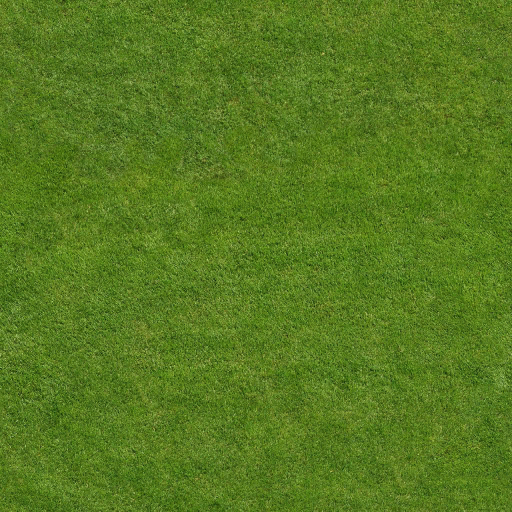
%> input picture 草地.jpg, 1024 x 1024 px (shown at 1/2 size); the run also reads 1 picture not shown here
$ octave --eval "chessWarRestart;"   (GNU Octave 9; MATLAB toolbox functions it lacks are replaced by stand-ins)
%> lines starting %> are read from the running program, lines starting %| are printed output that depends on the picture; in (x1, y1, x2, y2) boxes, pixels count from 0 and x2, y2 are one past the last pixel; in counts of white or black regions, pixels touching at a corner belong together; the program's own positions count from 1
function chessWarRestart
% cd E:\少行中\matlab游戏\战棋;
clear global
global rifle rider archer rifle2 rider2 archer2 bkg town1 town2 tech turn white black green...
    focus numGen numGen2 moveType moveType2 bloodRifle1 bloodRifle2 bloodRider1 bloodRider2 bloodArcher1 bloodArcher2 bloodInit...
    DrawblackTown1 DrawblackTown2 DrawredTown1 DrawredTown2 bloodTown1 bloodTown2 opptownPos1 opptownPos2 showFocusTown1 showFocusTown2...
    resource1 resource2

%% 背景图
bkg.CData=imread('草地.jpg');
%> bkg.CData is the input picture: size 1024x1024x3 uint8; mean R, G, B 87.2, 121.9, 32.1
bkg.CData=bkg.CData(1:1000,1:1000,:);
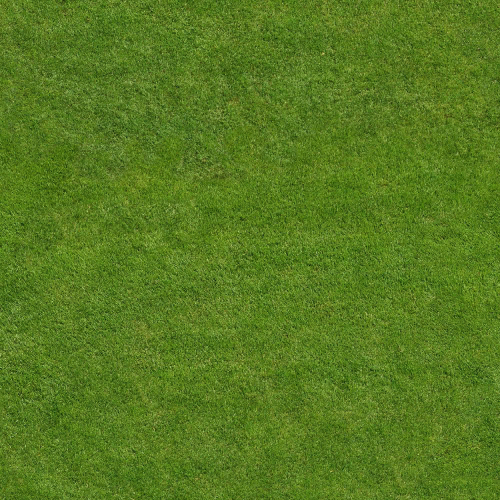
%> bkg.CData: size 1000x1000x3 uint8 (shown at 1/2 size); mean R, G, B 87.3, 122, 32.1
bkg.CData(:,:,1)=flipud(bkg.CData(:,:,1));
bkg.CData(:,:,2)=flipud(bkg.CData(:,:,2));
bkg.CData(:,:,3)=flipud(bkg.CData(:,:,3));
bkg.Size=size(bkg.CData);
%> bkg.Size = [1000 1000 3]

%% 元素
white.CData=imread('白色.jpg');
white.CData=imresize(white.CData,[100,100]);
%> white.CData: size 100x100x3 uint8
white.Size=size(white.CData);
%> white.Size = [100 100 3]
white.AlpData=0.3;
white.AlpData=repmat(white.AlpData,100,100);
%> white.AlpData: size 100x100 double; every value is 0.3

[focus.CData,~,focus.AlpData]=imread('瞄准敌人.png');
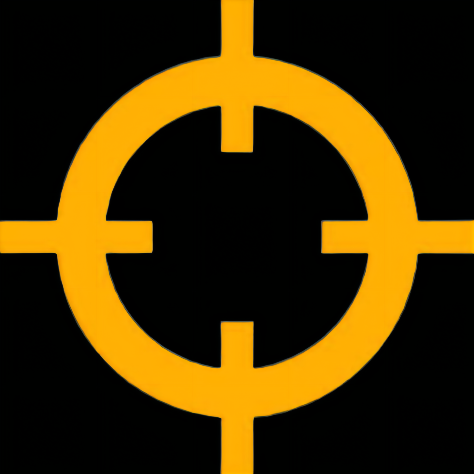
%> input picture 瞄准敌人.png, 474 x 474 px
%> focus.CData is the input picture: size 474x474x3 uint8; mean R, G, B 68.9, 48.3, 1.8
%> focus.AlpData: size 474x474 uint8; min 0, max 254, mean 69.1
% 对图像重新着色
x1=focus.CData(:,:,1); x1(x1~=0)=220; focus.CData(:,:,1)=x1;
%> after `x1(x1~=0)=220`:
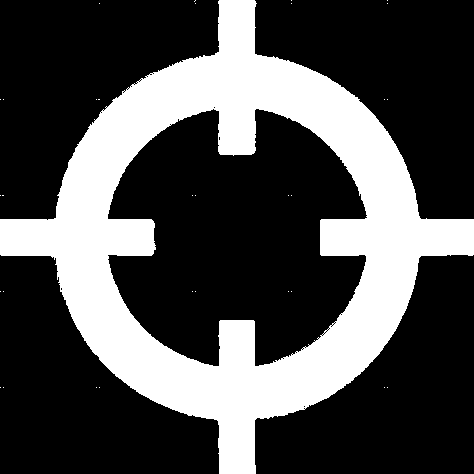
%> x1: size 474x474 uint8; values 0 (black) and 220 (white), 30.2% white; 32 white regions (31 under 20 px), largest, box (x1, y1, x2, y2) and area: (0, 0, 474, 474) 67822
x2=focus.CData(:,:,2); x2(x2~=0)=0; focus.CData(:,:,2)=x2;
%> after `x2=focus.CData(:,:,2)`:
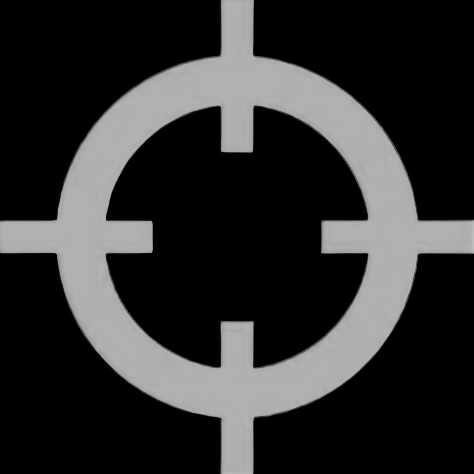
%> x2: size 474x474 uint8; min 0, max 191, mean 48.3
%> after `x2(x2~=0)=0`: x2: size 474x474 uint8; every value is 0
x3=focus.CData(:,:,3); x3(x3~=0)=0; focus.CData(:,:,3)=x3;
%> after `x3=focus.CData(:,:,3)`:
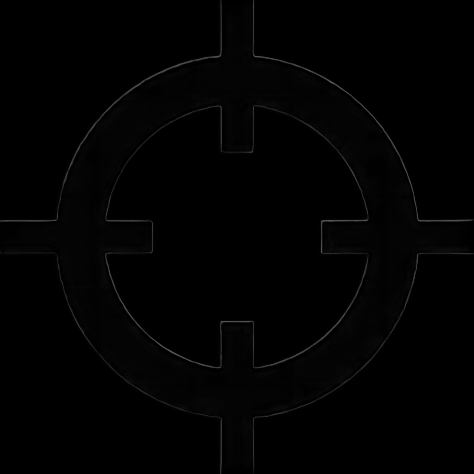
%> x3: size 474x474 uint8; min 0, max 94, mean 1.8
focus.AlpData=flipud(focus.AlpData);
for i=1:3
    focus.CData(:,:,i)=flipud(focus.CData(:,:,i));
end
focus.CData=imresize(focus.CData,[60,60]);
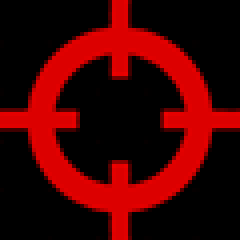
%> focus.CData: size 60x60x3 uint8 (shown 4 times larger); mean R, G, B 67, 0, 0
focus.AlpData=imresize(focus.AlpData,[60,60]);
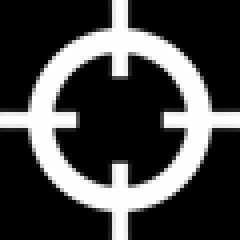
%> focus.AlpData: size 60x60 uint8 (shown 4 times larger); min 0, max 255, mean 69.2
focus.Size=size(focus.CData);
%> focus.Size = [60 60 3]

% 血条，背景黑色
black.riflePos1=[210,705]; black.riflePos2=[710,205];
black.riderPos1=[210,805]; black.riderPos2=[810,205];
black.archerPos1=[110,705]; black.archerPos2=[710,105];
black.rifleposStore1=[0,0]; black.rifleposStore2=[0,0];
black.rifleposStore1(1,:)=[]; black.rifleposStore2(1,:)=[];
black.riderposStore1=[0,0]; black.riderposStore2=[0,0];
black.riderposStore1(1,:)=[]; black.riderposStore2(1,:)=[];
black.archerposStore1=[0,0]; black.archerposStore2=[0,0];
black.archerposStore1(1,:)=[]; black.archerposStore2(1,:)=[];

% 血条，绿色
green.riflePos1=[210,705]; green.riflePos2=[710,205];
green.riderPos1=[210,805]; green.riderPos2=[810,205];
green.archerPos1=[110,705]; green.archerPos2=[710,105];
green.rifleposStore1=[0,0]; green.rifleposStore2=[0,0];
green.rifleposStore1(1,:)=[]; green.rifleposStore2(1,:)=[];
green.riderposStore1=[0,0]; green.riderposStore2=[0,0];
green.riderposStore1(1,:)=[]; green.riderposStore2(1,:)=[];
green.archerposStore1=[0,0]; green.archerposStore2=[0,0];
green.archerposStore1(1,:)=[]; green.archerposStore2(1,:)=[];

%> (the run ends here)
